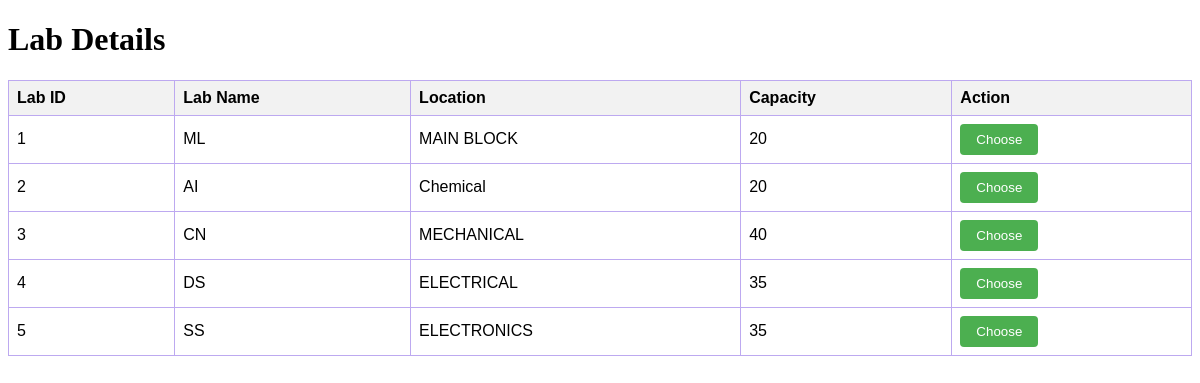
Screenshot of /labs with the database file from the repository.
### app/models/models.py (models this page shows)
class LabInfo(Base):
    __tablename__ = "Lab_Info"
    Lab_ID: int = Column(Integer, primary_key=True, autoincrement=True)
    Lab_Name: str = Column(String(255), nullable=False)
    Lab_Location: str = Column(String(255), nullable=False)
    Lab_Capacity: int = Column(Integer, nullable=False)

### app/main.py (the view)
@app.get("/labs", response_class=HTMLResponse)
async def get_labs(request: Request, db: Session = Depends(get_db)):
    try:
        labs = db.query(models.LabInfo).all()
        return templates.TemplateResponse("labs.html", {"request": request, "labs": labs})
    except Exception as e:
        print(f"Error rendering labs.html: {e}")
        return HTMLResponse(content="An error occurred while rendering labs.html", status_code=500)

### templates/labs.html (shortened to what this page needs)
<!DOCTYPE html>
<html lang="en">
<head>
</head>
<body>
<h1>Lab Details</h1>
<table>
    <thead>
        <tr>
            <th>Lab ID</th>
            <th>Lab Name</th>
            <th>Location</th>
            <th>Capacity</th>
            <th>Action</th>
        </tr>
    </thead>
    <tbody>
        {% for lab in labs %}
            <tr>
                <td>{{ lab.Lab_ID }}</td>
                <td>{{ lab.Lab_Name }}</td>
                <td>{{ lab.Lab_Location }}</td>
                <td>{{ lab.Lab_Capacity }}</td>
                <td>
                    <button onclick="chooseLab('{{ lab.Lab_ID }}')">Choose</button>
                </td>
            </tr>
        {% endfor %}
    </tbody>
</table>
</body>
</html>

### templates/labs.html (style rules this page uses)
table { width: 100%; border-collapse: collapse; margin-top: 20px; }
th, td { border: 1px solid rgb(189, 169, 240); text-align: left; padding: 8px; font-family: sans-serif; }
th { background-color: #f2f2f2; font-family: sans-serif; }
button { background-color: #4CAF50; color: white; padding: 8px 16px; border: none; border-radius: 4px; cursor: pointer; }

### rows the page displays
LabInfo: Lab_ID "1", Lab_Name "ML", Lab_Location "MAIN BLOCK", Lab_Capacity "20"
LabInfo: Lab_ID "2", Lab_Name "AI", Lab_Location "Chemical", Lab_Capacity "20"
LabInfo: Lab_ID "3", Lab_Name "CN", Lab_Location "MECHANICAL", Lab_Capacity "40"
LabInfo: Lab_ID "4", Lab_Name "DS", Lab_Location "ELECTRICAL", Lab_Capacity "35"
LabInfo: Lab_ID "5", Lab_Name "SS", Lab_Location "ELECTRONICS", Lab_Capacity "35"
